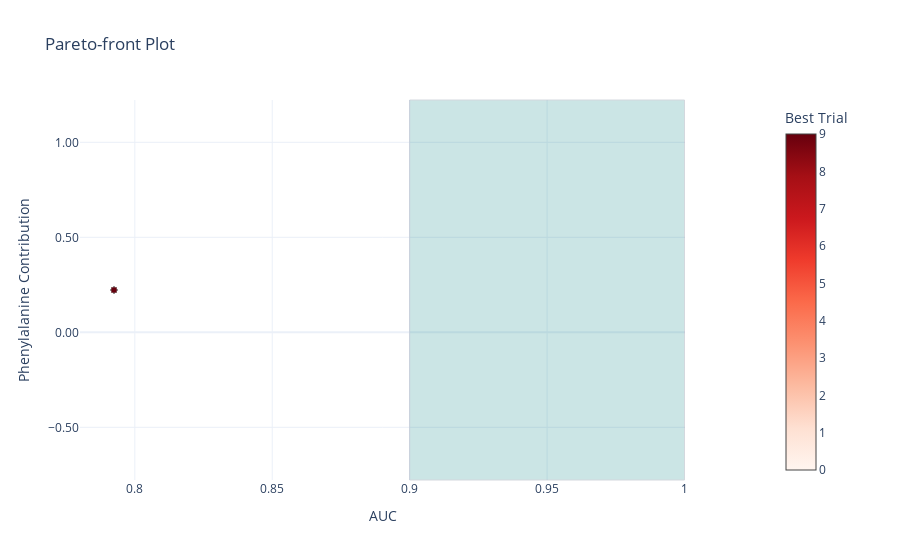

This figure's notebook cell:
### Code cell
fig = optuna.visualization.plot_pareto_front(study, target_names=["AUC","Phenylalanine Contribution"])

fig.add_vrect(x0=lim_AUC, x1=1.0, line_width=1, fillcolor="teal", opacity=0.2)

fig.update_layout(
    title_text="Pareto-front Plot", 
    yaxis_tickformat=".2f",
    template='plotly_white',
)

DPI = 320

# fig.write_image("fig/pareto_plots.svg", width=3*DPI, height=2*DPI)

fig.show()
